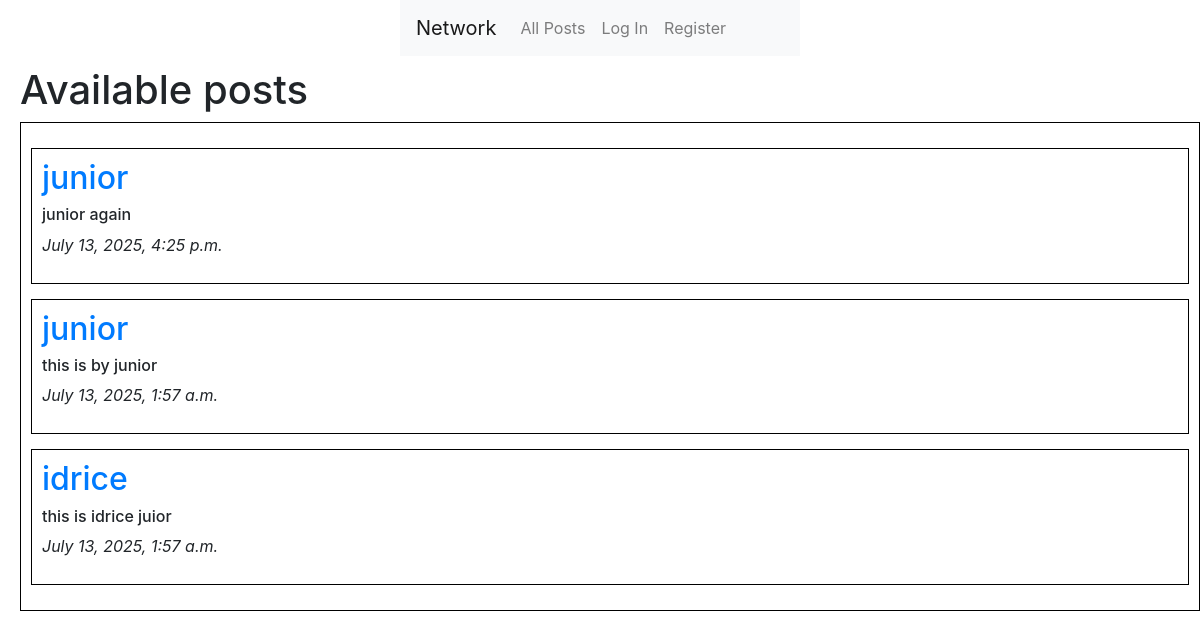
The page / on the database its author committed.
### network/models.py (models this page shows, shortened)
class Posts(models.Model):
    content = models.CharField(max_length=164)
    user = models.ForeignKey(User, on_delete=models.CASCADE, related_name="author")
    date = models.DateTimeField(auto_now_add=True)

class User(AbstractUser):
    pass

### network/views.py (the view)
# urls.py: path("", views.index, name="index"),
def index(request):
    posts = Posts.objects.all().order_by('id').reverse()
    pagi = Paginator(posts, 10)
    paginumber = request.GET.get('page')
    pagePosts = pagi.get_page(paginumber)
    likes = Like.objects.all()
    liked = []
    try:
        for like in likes:
            if like.user.id == request.user.id:
                liked.append(like.post.id)
    except:
        liked=[]
    context = {
        "liked":liked,
        "posts":posts,
        "pagePosts":pagePosts
    }
    return render(request, "network/index.html", context)

### network/templates/network/index.html (shortened to what this page needs)
{% extends "network/layout.html" %}
{% block body %}
    <div class="main">
            <h1>Available posts</h1>
            <div class="make_post">
            <div>
                {%for post in pagePosts %}
                <div class="available_post">
                    <h2><a href="{%url 'profile' user_id=post.user.id%}">{{post.user}}</a></h2>
                    <h6 id="content_{{post.id}}">{{post.content}}</h6>
                    <p><i>{{post.date}}</i></p>
                            </div>
                            {%endfor%}
                        </div>
                    </div>
{% endblock %}

### network/static/network/styles.css (style rules this page uses)
.main { margin-top: 10px; margin-left: 20px; }
.make_post { border: 1px solid black; padding: 10px; }
.available_post { border: 1px solid black; margin: 15px 0; padding: 10px; }

### rows shown on the page
Posts: user "junior", content "junior again", date "July 13, 2025, 4:25 p.m."
Posts: user "junior", content "this is by junior", date "July 13, 2025, 1:57 a.m."
Posts: user "idrice", content "this is idrice juior", date "July 13, 2025, 1:57 a.m."
